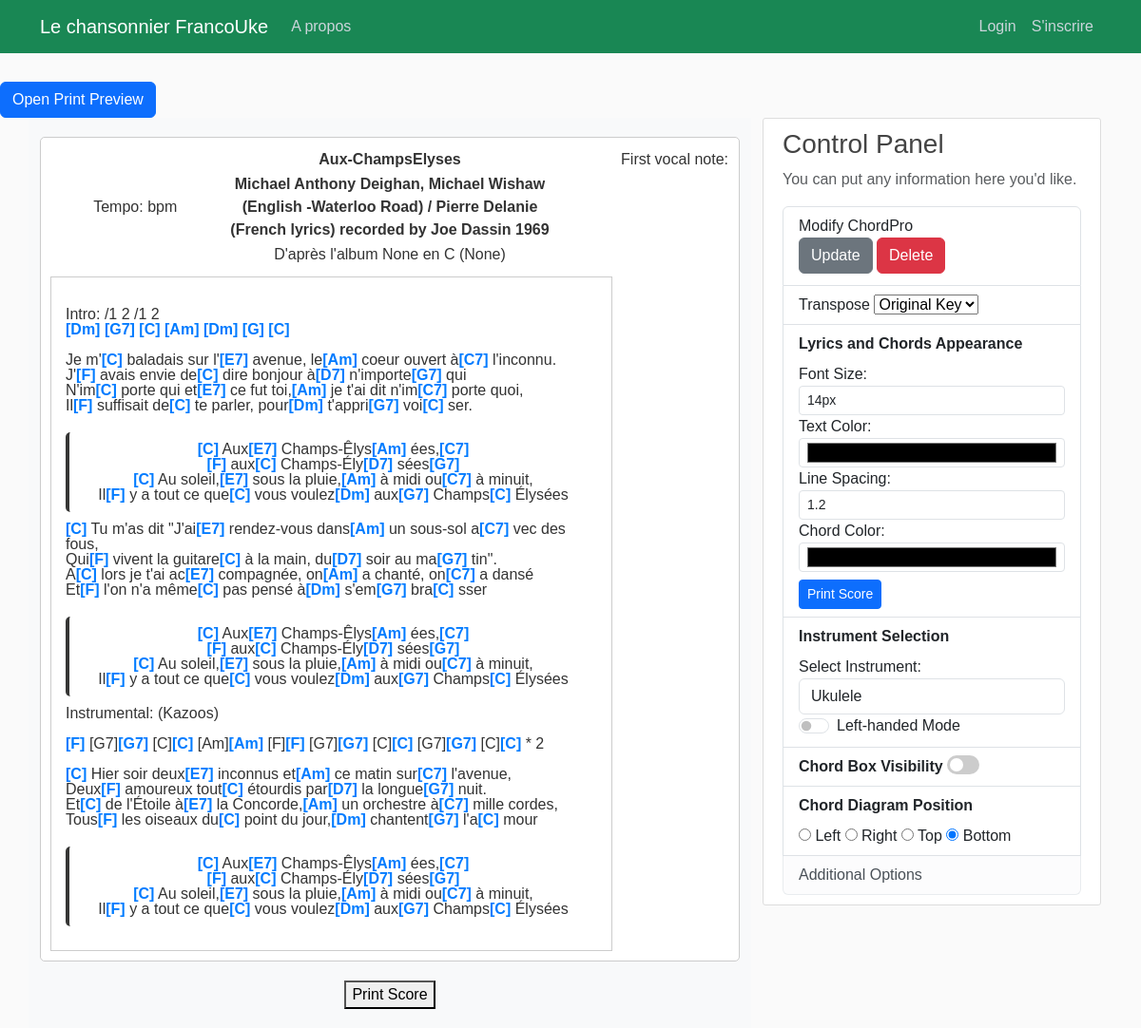
Before: /score/339/ with the older database file.
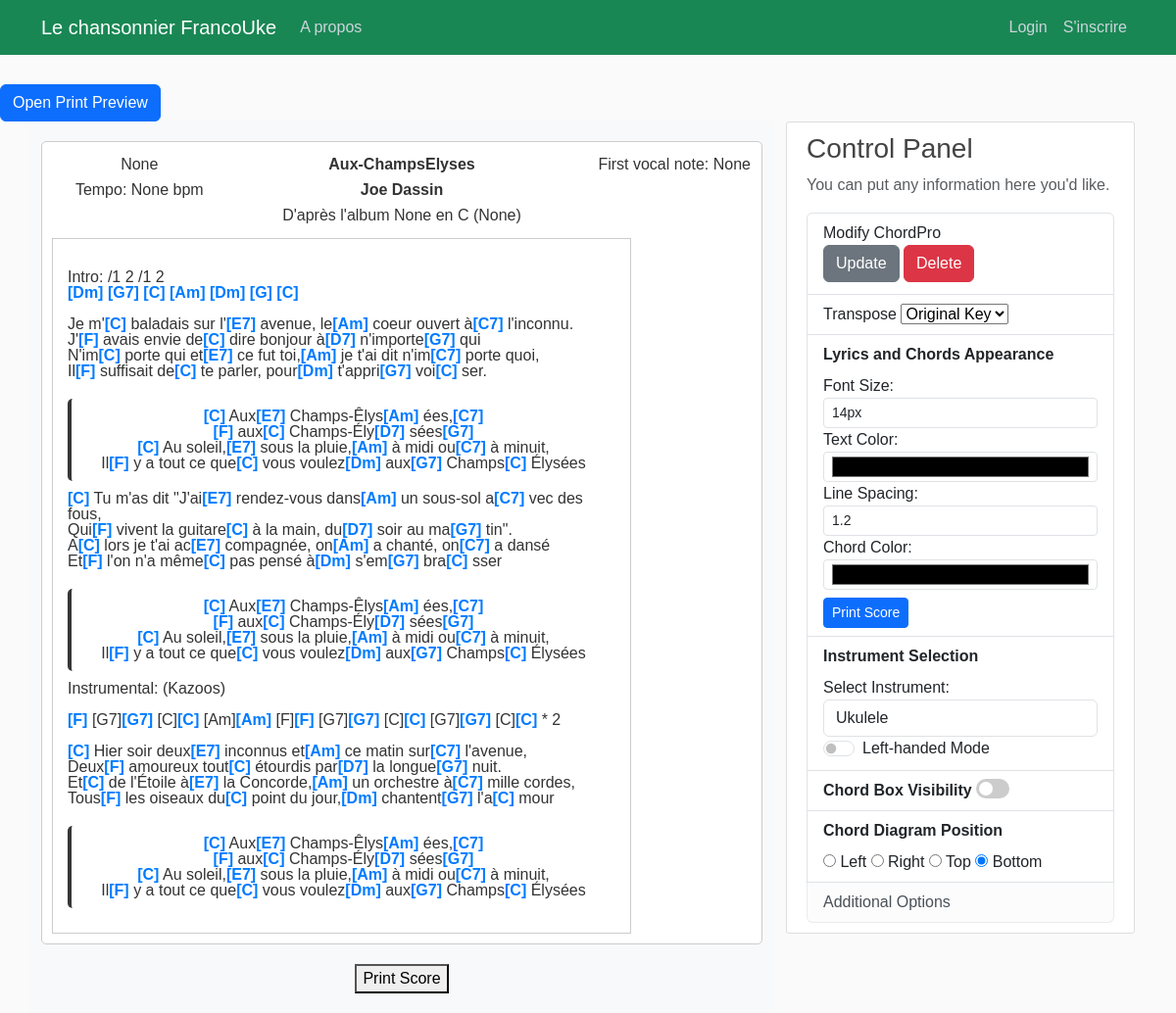
After: the same page with the newer database file.
### songbook/models.py (models this page shows, shortened)
class Song(models.Model):
    songTitle = models.CharField(max_length=100, blank=True, null=True)
    songChordPro = models.TextField()  # Original
    lyrics_with_chords = models.JSONField(null=True, blank=True)
    metadata = models.JSONField(blank=True, null=True)  # Stores metadata as JSON
    date_posted = models.DateField(default=timezone.now)
    contributor = models.ForeignKey(User, on_delete=models.CASCADE)

### songbook/views.py (the view)
# urls.py: path('score/<int:pk>/', ScoreView.as_view(),name='score'),
class ScoreView(DetailView):
    model = Song
    template_name = 'songbook/song_simplescore.html'  # Temporary template for experiments
    context_object_name = 'score'
    def get_context_data(self, **kwargs):
        context = super().get_context_data(**kwargs)
        context['experiment'] = "This is a test for the new score view"
        return context

### songbook/templates/songbook/song_simplescore.html (shortened to what this page needs)
{% load static %}
<!DOCTYPE html>
<html lang="en">
<head>
<link href="https://cdn.jsdelivr.net/npm/bootstrap@5.3.3/dist/css/bootstrap.min.css" rel="stylesheet">
<link rel="stylesheet" type="text/css" href="{% static 'songbook/main.css' %}">
<link rel="stylesheet" href="{% static 'songbook/css/song_simplescore.css' %}">
</head>
<body>
    <header class="site-header">
        {% include "partials/_navbar.html" %}
      </header>
      <button type="button" class="btn btn-primary mt-3" data-bs-toggle="modal" data-bs-target="#printPreviewModal">
        Open Print Preview
    </button>
      <main role="main" class="container">
        <div class="row">
            <div class="col-8 bg-light">
                <div id="printableScore" style="background-color:#FFF; padding: 10px; border: 1px solid #ccc; border-radius: 5px; max-width: 800px; margin: 20px auto;">
                    <table id="song_header" table table-borderless style="padding: 1;">
                        <tbody>
                            <tr style="height:fit-content;">
                                <td class="col-sm-3">{{ score.metadata.timeSignature }}</td>
                                <td class="col-sm-6" style="text-align: center; font-weight: bolder;">{{ score.songTitle }}</td>
                                <td class="col-sm-3" style="text-align: right;">First vocal note: {{ score.metadata.1stnote }}</td>
                            </tr>
                            <tr>
                                <td class="col-sm-3">Tempo: {{ score.metadata.tempo }} bpm</td>
                                <td class="col-sm-6" style="text-align: center; font-weight: bolder;">{{ score.metadata.artist }}</td>
                                <td class="col-sm-3"></td>
                            </tr>
                            <tr>
                                <td colspan="3" style="text-align: center; " id="recording">D'après l'album {{ score.metadata.album }} en {{ score.metadata.key }} ({{ score.metadata.year }})</td>
                            </tr>
                        </tbody>
                    </table>
                <div id="lyrics-and-chords" class="row">
                    <div class="col-10">
                        <div id="lyrics-container" class="lyrics-container">
                            <div id="song-content"></div>
                        </div>
                    </div>
                </div>
            </div>
        <button onclick="printDiv('printableScore')" style="display: block; margin: 20px auto;">Print Score</button>
        </div>
            <div class="col-4">
                {% include "partials/_control_panel.html" %}
            </div>
        </div>
    </main>
</body>
</html>

Changed rows visible on the page:
changed Song "None": metadata.timeSignature (not shown) → "None"; metadata.1stnote (not shown) → "None"; metadata.tempo (not shown) → "None"; metadata.artist "Michael Anthony Deighan, Michael Wishaw (English -Waterloo Road) / Pierre Delanie (French lyrics) recorded by Joe Dassin 1969" → "Joe Dassin"
